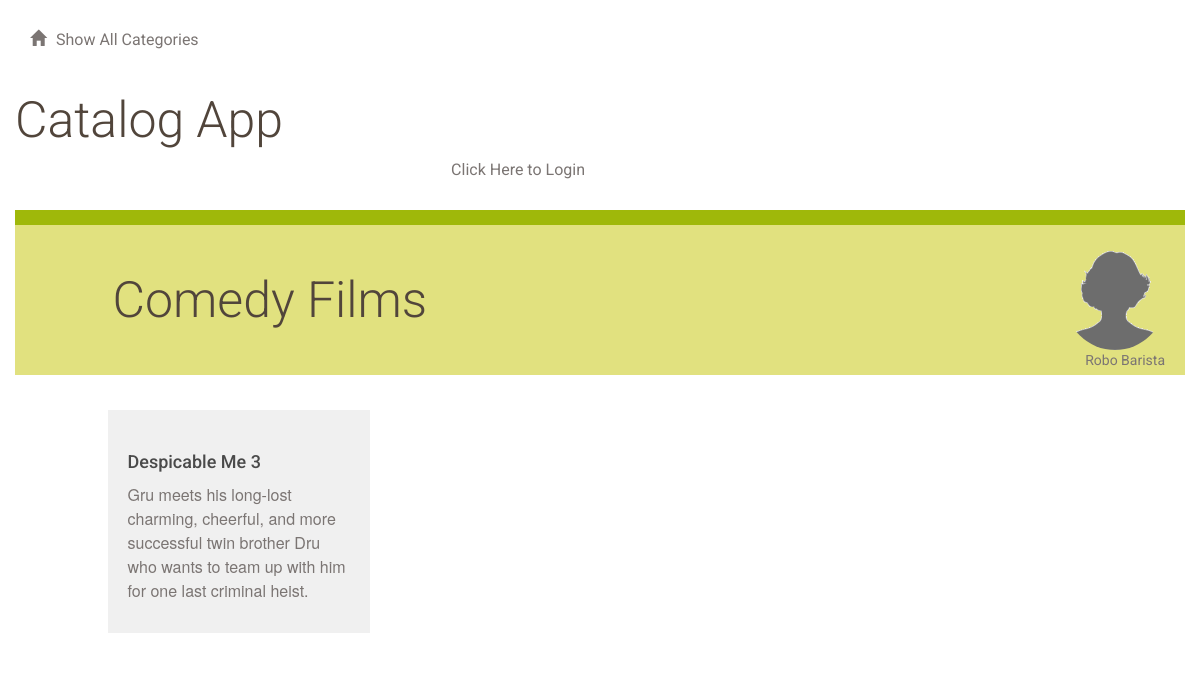
Screenshot of /catalog/3/items/9/ with the database file from the repository.
### database_setup.py (models this page shows, shortened)
class Category(Base):
    __tablename__ = 'category'
    id = Column(Integer, primary_key=True)
    name = Column(String(250), nullable=False)
    user_id = Column(Integer, ForeignKey('user.id'))
    user = relationship(User)

class User(Base):
    __tablename__ = 'user'
    id = Column(Integer, primary_key=True)
    name = Column(String(250), nullable=False)
    email = Column(String(250), nullable=False)
    picture = Column(String(250))

class Item(Base):
    __tablename__ = 'item'
    id = Column(Integer, primary_key=True)
    title = Column(String(250), nullable=False)
    description = Column(String(250))
    date = Column(DateTime, nullable=False)
    cat_id = Column(Integer, ForeignKey('category.id'))
    category = relationship(Category)
    user_id = Column(Integer, ForeignKey('user.id'))
    user = relationship(User)

### app.py (the view)
@app.route('/catalog/<int:category_id>/items/<int:item_id>/')
def showItemDetails(item_id, category_id):
    item = session.query(Item).filter_by(id=item_id).one()
    creator = getUserInfo(item.user_id)
    if 'username' not in login_session or creator.id != login_session['user_id']:
        return render_template('publicitemDetails.html',
                               item=item,
                               creator=creator)
    else:
        return render_template('itemDetails.html',
                               item=item,
                               creator=creator)

### app.py (called while the page is built)
def getUserInfo(user_id):
    user = session.query(User).filter_by(id=user_id).one()
    return user

### templates/publicitemDetails.html
{% extends "main.html" %}
{% block content %}
{% include "header.html" %}
	<div class="row divider green">
		<div class="col-md-12"></div>
	</div>
	<div class="row banner menu">
		<div class="col-md-11 col-md-offset-1 padding-none">
			<h1>{{ item.category.name }}
				<figure class="creator">
					<img src="{{ url_for('static', filename='blank_user.gif') }}">
					<figcaption>{{ creator.name }}</figcaption>
				</figure>
			</h1>
		</div>
	</div>
  <div class="row">
    <div class="col-md-1"></div>
    <div class="col-md-3">
            <div class="menu-item">
              <h3>{{item.title}}</h3>
              <p>{{item.description}}</p>
            </div>
    </div>
    <div class="col-md-1"></div>
  </div>
  {% endblock %}

### static/styles.css (style rules this page uses)
* { font-family: "Helvetica Neue Bold", Roboto, Helvetica, Arial, sans-serif; font-weight: 700; }
h1 { font-family: "Helvetica Neue Light", Roboto, Helvetica, Arial, sans-serif; font-size: 50px; color: #51453B; line-height: 60px; font-weight: 300; }
h3 { font-size: 18px; color: #4A4A4A; line-height: 23px; }
p { font-family: "Helvetica Neue", Roboto, Helvetica, Arial, sans-serif; font-size: 16px; color: #7B7573; line-height: 24px; font-weight: 400; }
.padding-none { padding: 0; }
.divider { height: 15px; }
.divider.green { background-color: #9FB80A; }
.banner.menu { height: 150px; background-color: #E1E17F; }
.banner h1 { margin: 45px 0; }
.menu-item { background: #F0F0F0; padding: 20px; margin: 20px; margin-left: -20px; }
.creator { padding-right: 20px; margin-top: -20px; text-align: right; float:right; }
.creator img { width: 100px; border-radius: 50%; }
.creator figcaption { font-size: 14px; color: #7B7573; font-weight: 400; margin-top: -20px; }

### rows the page displays
Category: category.name "Comedy Films"
User: name "Robo Barista"
Item: title "Despicable Me 3", description "Gru meets his long-lost charming, cheerful, and more successful twin brother Dru who wants to team up with him for one last criminal heist."
